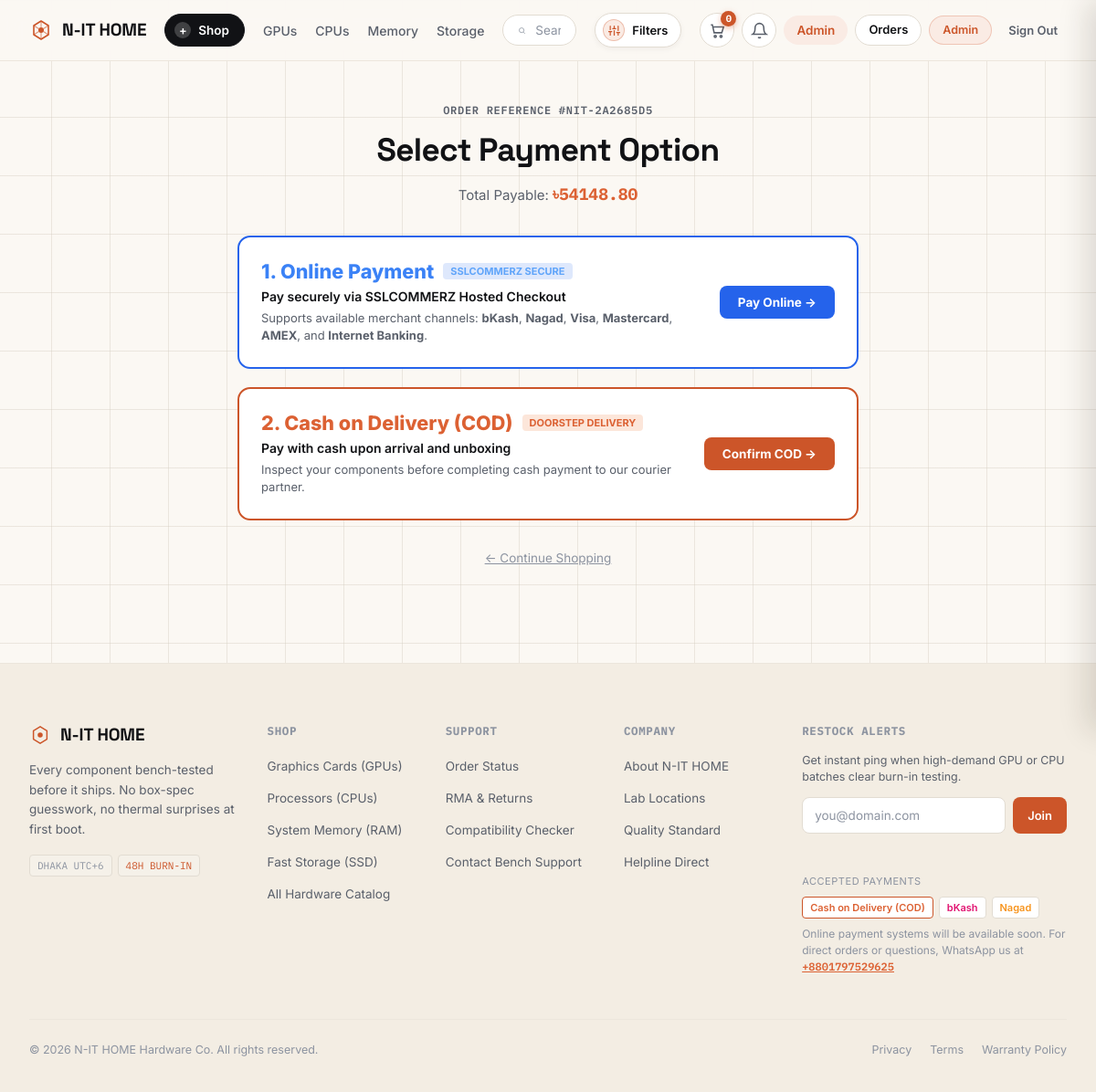
/payments/select/NIT-2A2685D5/ (signed in), run on the app's committed database.
### accounts/models.py (models this page shows, shortened)
class User(AbstractBaseUser, PermissionsMixin):
    email = models.EmailField(unique=True, db_index=True)
    first_name = models.CharField(max_length=50, blank=True)
    last_name = models.CharField(max_length=50, blank=True)
    is_active = models.BooleanField(default=True)
    is_staff = models.BooleanField(default=False)
    is_verified = models.BooleanField(default=False)
    is_phone_verified = models.BooleanField(default=False)
    created_at = models.DateTimeField(auto_now_add=True)
    objects = UserManager()
    USERNAME_FIELD = 'email'
    REQUIRED_FIELDS = []
    class Meta:
        verbose_name = 'User'
        verbose_name_plural = 'Users'
        ordering = ['-created_at']

### orders/models.py (models this page shows, shortened)
class Order(models.Model):
    STATUS_CHOICES = (
        ('PENDING', 'Placed'),
        ('CONFIRMED', 'Confirmed'),
        ('PACKAGING', 'Bench Packaging'),
        ('SHIPPED', 'In Transit'),
        ('DELIVERED', 'Delivered'),
        ('CANCEL_REQUESTED', 'Cancellation Requested'),
        ('CANCELLED', 'Cancelled'),
    )
    PAYMENT_METHOD_CHOICES = (
        ('COD', 'Cash on Delivery (COD)'),
        ('SSLCOMMERZ', 'Online Payment (SSLCommerz)'),
    )
    order_number = models.CharField(max_length=32, unique=True, editable=False)
    user = models.ForeignKey(
        settings.AUTH_USER_MODEL,
        on_delete=models.SET_NULL,
        null=True,
        blank=True,
        related_name='orders'
    )
    full_name = models.CharField(max_length=120)
    email = models.EmailField()
    phone = models.CharField(max_length=20)
    street_address = models.CharField(max_length=255)
    city = models.CharField(max_length=100)
    state_or_division = models.CharField(max_length=100, blank=True)
    postal_code = models.CharField(max_length=20)
    country = models.CharField(max_length=100, default='Bangladesh')
    order_notes = models.TextField(blank=True, null=True)
    subtotal = models.DecimalField(max_digits=12, decimal_places=2, default=0.0)
    shipping_fee = models.DecimalField(max_digits=12, decimal_places=2, default=0.0)
    total_amount = models.DecimalField(max_digits=12, decimal_places=2)
    status = models.CharField(max_length=20, choices=STATUS_CHOICES, default='PENDING')
    payment_method = models.CharField(max_length=20, choices=PAYMENT_METHOD_CHOICES, default='COD')
    is_paid = models.BooleanField(default=False)
    created_at = models.DateTimeField(auto_now_add=True)
    updated_at = models.DateTimeField(auto_now=True)
    class Meta:
        ordering = ['-created_at']

### payments/views.py (the view)
# urls.py: path('select/<str:order_number>/', PaymentSelectView.as_view(), name='payment_select'),
class PaymentSelectView(LoginRequiredMixin, View):
    def get(self, request: HttpRequest, order_number: str, *args, **kwargs) -> HttpResponse:
        order = _get_user_order_or_404(request, order_number)
        if order.is_paid:
            messages.info(request, f"Order #{order.order_number} has already been paid.")
            return redirect('orders:order_detail', order_number=order.order_number)
        if order.status == 'CANCELLED':
            messages.error(request, f"Order #{order.order_number} has been cancelled.")
            return redirect('orders:order_detail', order_number=order.order_number)
        return render(
            request,
            'payments/payment_select.html',
            {
                'order': order,
                'title': f"Select Payment Method - #{order.order_number}"
            }
        )

### cart/context_processors.py (called while the page is built)
def cart(request: HttpRequest) -> dict[str, Any]:
    return {'cart': Cart(request)}

### core/context_processors.py (called while the page is built)
def site_context(request: HttpRequest) -> dict[str, Any]:
    categories = Category.objects.all().order_by('name')
    unread_count = 0
    recent_notifications = []
    if request.user.is_authenticated:
        unread_count = Notification.objects.filter(user=request.user, is_read=False).count()
        recent_notifications = Notification.objects.filter(user=request.user)[:5]
    return {
        'site_name': 'N-IT HOME',
        'site_tagline': 'Premium PC Hardware & Components',
        'currency_symbol': '৳',
        'currency_code': 'BDT',
        'nav_categories': categories,
        'unread_notifications_count': unread_count,
        'recent_notifications': recent_notifications,
    }

### payments/views.py (called while the page is built)
def _get_user_order_or_404(request: HttpRequest, order_number: str) -> Order:
    if request.user.is_staff:
        return get_object_or_404(Order, order_number=order_number)
    return get_object_or_404(Order, order_number=order_number, user=request.user)

### templates/payments/payment_select.html (shortened to what this page needs)
{% extends 'base.html' %}
{% block content %}
<div class="wrap" style="padding-top: 40px; padding-bottom: 64px;">
    <div style="max-width: 680px; margin: 0 auto;">
        <div style="text-align: center; margin-bottom: 32px;">
            <span class="eyebrow mono" style="margin-bottom: 8px;">Order Reference #{{ order.order_number }}</span>
            <h1 style="font-size: 2.2rem; font-weight: 700; color: var(--text); margin-bottom: 8px;">
                Select Payment Option
            </h1>
            <p style="color: var(--text-dim); font-size: 15px;">
                Total Payable: <strong class="mono" style="color: var(--copper-bright); font-size: 18px;">৳{{ order.total_amount }}</strong>
            </p>
        </div>
        <div style="display: flex; flex-direction: column; gap: 20px;">
            <form method="post" action="{% url 'payments:sslcommerz_initiate' order_number=order.order_number %}">
                <button type="submit" style="width: 100%; background: var(--panel); border: 2px solid #2563eb; border-radius: var(--radius); padding: 24px; text-align: left; cursor: pointer; transition: all 0.2s ease; display: flex; align-items: center; justify-content: space-between; gap: 16px;">
                    <div>
                        <div style="display: flex; align-items: center; gap: 10px; margin-bottom: 6px;">
                            <span style="font-size: 1.35rem; font-weight: 800; color: #3b82f6;">
                                1. Online Payment
                            </span>
                            <span style="background: rgba(37, 99, 235, 0.15); color: #60a5fa; font-size: 11px; font-weight: 700; padding: 2px 8px; border-radius: 4px; text-transform: uppercase;">
                                SSLCOMMERZ Secure
                            </span>
                        </div>
                        <div style="color: var(--text); font-size: 14px; font-weight: 600; margin-bottom: 6px;">
                            Pay securely via SSLCOMMERZ Hosted Checkout
                        </div>
                        <div style="color: var(--text-dim); font-size: 13px; line-height: 1.5;">
                            Supports available merchant channels: <strong>bKash</strong>, <strong>Nagad</strong>, <strong>Visa</strong>, <strong>Mastercard</strong>, <strong>AMEX</strong>, and <strong>Internet Banking</strong>.
                        </div>
                    </div>
                    <div style="background: #2563eb; color: #fff; font-weight: 700; font-size: 13.5px; padding: 10px 20px; border-radius: var(--radius-sm); white-space: nowrap;">
                        Pay Online &rarr;
                    </div>
                </button>
            </form>
            <form method="post" action="{% url 'payments:choose_payment' order_number=order.order_number %}">
                <button type="submit" style="width: 100%; background: var(--panel); border: 2px solid var(--copper); border-radius: var(--radius); padding: 24px; text-align: left; cursor: pointer; transition: all 0.2s ease; display: flex; align-items: center; justify-content: space-between; gap: 16px;">
                    <div>
                        <div style="display: flex; align-items: center; gap: 10px; margin-bottom: 6px;">
                            <span style="font-size: 1.35rem; font-weight: 800; color: var(--copper-bright);">
                                2. Cash on Delivery (COD)
                            </span>
                            <span style="background: rgba(234, 88, 12, 0.15); color: var(--copper-bright); font-size: 11px; font-weight: 700; padding: 2px 8px; border-radius: 4px; text-transform: uppercase;">
                                Doorstep Delivery
                            </span>
                        </div>
                        <div style="color: var(--text); font-size: 14px; font-weight: 600; margin-bottom: 6px;">
                            Pay with cash upon arrival and unboxing
                        </div>
                        <div style="color: var(--text-dim); font-size: 13px; line-height: 1.5;">
                            Inspect your components before completing cash payment to our courier partner.
                        </div>
                    </div>
                    <div style="background: var(--copper); color: #fff; font-weight: 700; font-size: 13.5px; padding: 10px 20px; border-radius: var(--radius-sm); white-space: nowrap;">
                        Confirm COD &rarr;
                    </div>
                </button>
            </form>
        </div>
        <div style="text-align: center; margin-top: 28px;">
            <a href="{% url 'products:product_list' %}" style="color: var(--text-faint); font-size: 13.5px; text-decoration: underline;">
                &larr; Continue Shopping
            </a>
        </div>
    </div>
</div>
{% endblock %}

### templates/includes/navbar.html (shortened to what this page needs)
{% load static %}
<header class="nav" id="top">
  <div class="nav-inner">
    <a class="logo" href="{% url 'products:product_list' %}">
      N-IT HOME
    </a>
    <button class="menu-btn" id="menuBtn" type="button" aria-expanded="false" aria-controls="megaMenu">
      <span class="plus">+</span> Shop
    </button>
    <nav class="nav-links">
      <a href="{% url 'products:product_list' %}?category=gpu#catalog">GPUs</a>
      <a href="{% url 'products:product_list' %}?category=cpu#catalog">CPUs</a>
      <a href="{% url 'products:product_list' %}?category=ram#catalog">Memory</a>
      <a href="{% url 'products:product_list' %}?category=ssd#catalog">Storage</a>
    </nav>
    <form action="{% url 'products:product_list' %}#catalog" method="get" class="nav-search" role="search">
      <button type="submit" class="nav-search-btn" aria-label="Search">
        <svg width="15" height="15" viewBox="0 0 24 24" fill="none" stroke="currentColor" stroke-width="2" aria-hidden="true">
          <circle cx="11" cy="11" r="7"/>
          <path d="M21 21L16.5 16.5"/>
        </svg>
      </button>
      <input type="text" name="q" value="{{ search_query|default:'' }}" placeholder="Search part number, model, or spec…" autocomplete="off">
    </form>
    <button type="button" class="nav-filter-btn" id="navFilterBtn" aria-label="Hardware Filter Matrix" title="Filter Hardware Matrix" aria-expanded="false">
      <span class="nav-filter-icon-badge">
      </span>
      <span class="nav-filter-label">Filters</span>
    </button>
    <div class="nav-actions">
      <a href="{% url 'cart:cart_detail' %}" class="icon-btn" id="cartBtn" aria-label="Shopping Cart">
        <svg width="19" height="19" viewBox="0 0 24 24" fill="none" stroke="currentColor" stroke-width="2">
          <path d="M3 4H5L7.5 15H18L20.5 7H6.5"/>
          <circle cx="9" cy="20" r="1.4"/>
          <circle cx="17" cy="20" r="1.4"/>
        </svg>
        <span class="cart-badge" id="cartBadge">{{ cart.total_items|default:'0' }}</span>
      </a>
      {% if user.is_authenticated %}
        <a href="{% url 'accounts:notifications' %}" class="icon-btn" aria-label="Notifications" title="Notifications">
          <svg width="19" height="19" viewBox="0 0 24 24" fill="none" stroke="currentColor" stroke-width="2">
            <path d="M18 8A6 6 0 0 0 6 8c0 7-3 9-3 9h18s-3-2-3-9"/>
            <path d="M13.73 21a2 2 0 0 1-3.46 0"/>
          </svg>
        </a>
      {% endif %}
      <div class="nav-auth-desktop">
        {% if user.is_authenticated %}
          <a href="{% url 'accounts:profile' %}" class="btn-ghost" style="padding: 6px 14px; font-size: 13.5px; background: var(--copper-dim); color: var(--copper); font-weight: 600; border-radius: var(--radius-full);">
            {{ user.first_name|default:user.email|truncatechars:14 }}
          </a>
          <a href="{% url 'orders:order_history' %}" class="btn-outline" style="padding: 6px 14px; font-size: 13px; border-radius: var(--radius-full);">
            Orders
          </a>
          {% if user.is_staff %}
            <a href="{% url 'admin:index' %}" class="btn-outline" style="padding: 6px 14px; font-size: 12.5px; background: var(--copper-dim); color: var(--copper); border: 1px solid rgba(204, 85, 41, 0.25); border-radius: var(--radius-full); font-weight: 600;">
              Admin
            </a>
          {% endif %}
          <form method="post" action="{% url 'accounts:logout' %}" style="display: inline; margin: 0;">
            <button type="submit" class="btn-ghost" style="background: none; border: none; font-size: 13px; padding: 6px 10px;" title="Sign out">
              Sign Out
            </button>
          </form>
        {% else %}
          <a class="btn-ghost" href="{% url 'accounts:login' %}">Log In</a>
          <a class="btn-solid" href="{% url 'accounts:signup' %}" style="padding:8px 18px; font-size: 13.5px;">Sign Up</a>
        {% endif %}
      </div>
    </div>
  </div>
</header>

### static/css/responsive.css (style rules this page uses)
html, body { overflow-x: hidden; max-width: 100vw; -webkit-text-size-adjust: 100%; }
.nav-auth-desktop { display: inline-flex; align-items: center; gap: 8px; }

### data on the page
User: first_name "Admin"
Order: order_number "NIT-2A2685D5", total_amount "54148.80"

### other printed values
{{ cart.total_items|default:'0' }} "0"
